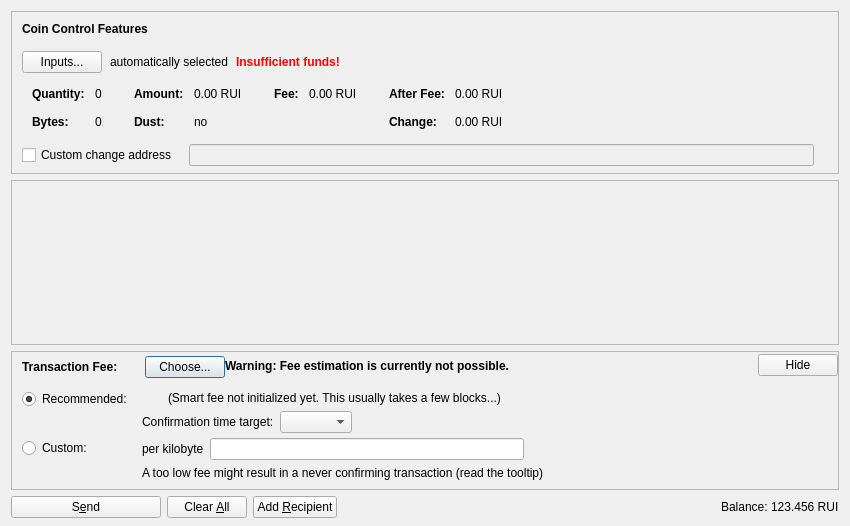
<?xml version="1.0" encoding="UTF-8"?>
<ui version="4.0">
 <class>SendCoinsDialog</class>
 <widget class="QDialog" name="SendCoinsDialog">
  <property name="geometry">
   <rect>
    <x>0</x>
    <y>0</y>
    <width>850</width>
    <height>526</height>
   </rect>
  </property>
  <property name="windowTitle">
   <string>Send Coins</string>
  </property>
  <layout class="QVBoxLayout" name="verticalLayout" stretch="0,1,0,0">
   <property name="bottomMargin">
    <number>8</number>
   </property>
   <item>
    <widget class="QFrame" name="frameCoinControl">
     <property name="sizePolicy">
      <sizepolicy hsizetype="Expanding" vsizetype="Expanding">
       <horstretch>0</horstretch>
       <verstretch>0</verstretch>
      </sizepolicy>
     </property>
     <property name="maximumSize">
      <size>
       <width>16777215</width>
       <height>16777215</height>
      </size>
     </property>
     <property name="frameShape">
      <enum>QFrame::StyledPanel</enum>
     </property>
     <property name="frameShadow">
      <enum>QFrame::Sunken</enum>
     </property>
     <layout class="QVBoxLayout" name="verticalLayoutCoinControl2">
      <property name="spacing">
       <number>0</number>
      </property>
      <property name="leftMargin">
       <number>0</number>
      </property>
      <property name="topMargin">
       <number>0</number>
      </property>
      <property name="rightMargin">
       <number>0</number>
      </property>
      <property name="bottomMargin">
       <number>6</number>
      </property>
      <item>
       <layout class="QVBoxLayout" name="verticalLayoutCoinControl" stretch="0,0,0,0,1">
        <property name="spacing">
         <number>0</number>
        </property>
        <property name="leftMargin">
         <number>10</number>
        </property>
        <property name="topMargin">
         <number>10</number>
        </property>
        <item>
         <layout class="QHBoxLayout" name="horizontalLayoutCoinControl1">
          <property name="bottomMargin">
           <number>15</number>
          </property>
          <item>
           <widget class="QLabel" name="labelCoinControlFeatures">
            <property name="sizePolicy">
             <sizepolicy hsizetype="Preferred" vsizetype="Maximum">
              <horstretch>0</horstretch>
              <verstretch>0</verstretch>
             </sizepolicy>
            </property>
            <property name="font">
             <font>
              <weight>75</weight>
              <bold>true</bold>
             </font>
            </property>
            <property name="styleSheet">
             <string notr="true">font-weight:bold;</string>
            </property>
            <property name="text">
             <string>Coin Control Features</string>
            </property>
           </widget>
          </item>
         </layout>
        </item>
        <item>
         <layout class="QHBoxLayout" name="horizontalLayoutCoinControl2" stretch="0,0,0,0">
          <property name="spacing">
           <number>8</number>
          </property>
          <property name="bottomMargin">
           <number>10</number>
          </property>
          <item>
           <widget class="QPushButton" name="pushButtonCoinControl">
            <property name="styleSheet">
             <string notr="true"/>
            </property>
            <property name="text">
             <string>Inputs...</string>
            </property>
            <property name="autoDefault">
             <bool>false</bool>
            </property>
           </widget>
          </item>
          <item>
           <widget class="QLabel" name="labelCoinControlAutomaticallySelected">
            <property name="text">
             <string>automatically selected</string>
            </property>
            <property name="margin">
             <number>5</number>
            </property>
           </widget>
          </item>
          <item>
           <widget class="QLabel" name="labelCoinControlInsuffFunds">
            <property name="font">
             <font>
              <weight>75</weight>
              <bold>true</bold>
             </font>
            </property>
            <property name="styleSheet">
             <string notr="true">color:red;font-weight:bold;</string>
            </property>
            <property name="text">
             <string>Insufficient funds!</string>
            </property>
            <property name="margin">
             <number>5</number>
            </property>
           </widget>
          </item>
          <item>
           <spacer name="horizontalSpacerCoinControl">
            <property name="orientation">
             <enum>Qt::Horizontal</enum>
            </property>
            <property name="sizeHint" stdset="0">
             <size>
              <width>40</width>
              <height>1</height>
             </size>
            </property>
           </spacer>
          </item>
         </layout>
        </item>
        <item>
         <widget class="QWidget" name="widgetCoinControl" native="true">
          <property name="sizePolicy">
           <sizepolicy hsizetype="Preferred" vsizetype="Preferred">
            <horstretch>0</horstretch>
            <verstretch>0</verstretch>
           </sizepolicy>
          </property>
          <property name="minimumSize">
           <size>
            <width>0</width>
            <height>0</height>
           </size>
          </property>
          <property name="styleSheet">
           <string notr="true"/>
          </property>
          <layout class="QHBoxLayout" name="horizontalLayoutCoinControl5">
           <property name="leftMargin">
            <number>0</number>
           </property>
           <property name="topMargin">
            <number>0</number>
           </property>
           <property name="rightMargin">
            <number>0</number>
           </property>
           <property name="bottomMargin">
            <number>0</number>
           </property>
           <item>
            <layout class="QHBoxLayout" name="horizontalLayoutCoinControl3" stretch="0,0,0,1">
             <property name="spacing">
              <number>20</number>
             </property>
             <property name="topMargin">
              <number>0</number>
             </property>
             <property name="bottomMargin">
              <number>10</number>
             </property>
             <item>
              <layout class="QFormLayout" name="formLayoutCoinControl1">
               <property name="horizontalSpacing">
                <number>10</number>
               </property>
               <property name="verticalSpacing">
                <number>14</number>
               </property>
               <property name="leftMargin">
                <number>10</number>
               </property>
               <property name="topMargin">
                <number>4</number>
               </property>
               <property name="rightMargin">
                <number>6</number>
               </property>
               <item row="0" column="0">
                <widget class="QLabel" name="labelCoinControlQuantityText">
                 <property name="font">
                  <font>
                   <weight>75</weight>
                   <bold>true</bold>
                  </font>
                 </property>
                 <property name="text">
                  <string>Quantity:</string>
                 </property>
                 <property name="margin">
                  <number>0</number>
                 </property>
                </widget>
               </item>
               <item row="0" column="1">
                <widget class="QLabel" name="labelCoinControlQuantity">
                 <property name="cursor">
                  <cursorShape>IBeamCursor</cursorShape>
                 </property>
                 <property name="contextMenuPolicy">
                  <enum>Qt::ActionsContextMenu</enum>
                 </property>
                 <property name="text">
                  <string notr="true">0</string>
                 </property>
                 <property name="margin">
                  <number>0</number>
                 </property>
                 <property name="textInteractionFlags">
                  <set>Qt::LinksAccessibleByMouse|Qt::TextSelectableByKeyboard|Qt::TextSelectableByMouse</set>
                 </property>
                </widget>
               </item>
               <item row="1" column="0">
                <widget class="QLabel" name="labelCoinControlBytesText">
                 <property name="font">
                  <font>
                   <weight>75</weight>
                   <bold>true</bold>
                  </font>
                 </property>
                 <property name="text">
                  <string>Bytes:</string>
                 </property>
                </widget>
               </item>
               <item row="1" column="1">
                <widget class="QLabel" name="labelCoinControlBytes">
                 <property name="cursor">
                  <cursorShape>IBeamCursor</cursorShape>
                 </property>
                 <property name="contextMenuPolicy">
                  <enum>Qt::ActionsContextMenu</enum>
                 </property>
                 <property name="text">
                  <string notr="true">0</string>
                 </property>
                 <property name="textInteractionFlags">
                  <set>Qt::LinksAccessibleByMouse|Qt::TextSelectableByKeyboard|Qt::TextSelectableByMouse</set>
                 </property>
                </widget>
               </item>
              </layout>
             </item>
             <item>
              <layout class="QFormLayout" name="formLayoutCoinControl2">
               <property name="horizontalSpacing">
                <number>10</number>
               </property>
               <property name="verticalSpacing">
                <number>14</number>
               </property>
               <property name="leftMargin">
                <number>6</number>
               </property>
               <property name="topMargin">
                <number>4</number>
               </property>
               <property name="rightMargin">
                <number>6</number>
               </property>
               <item row="0" column="0">
                <widget class="QLabel" name="labelCoinControlAmountText">
                 <property name="font">
                  <font>
                   <weight>75</weight>
                   <bold>true</bold>
                  </font>
                 </property>
                 <property name="text">
                  <string>Amount:</string>
                 </property>
                 <property name="margin">
                  <number>0</number>
                 </property>
                </widget>
               </item>
               <item row="0" column="1">
                <widget class="QLabel" name="labelCoinControlAmount">
                 <property name="cursor">
                  <cursorShape>IBeamCursor</cursorShape>
                 </property>
                 <property name="contextMenuPolicy">
                  <enum>Qt::ActionsContextMenu</enum>
                 </property>
                 <property name="text">
                  <string notr="true">0.00 RUI</string>
                 </property>
                 <property name="textInteractionFlags">
                  <set>Qt::LinksAccessibleByMouse|Qt::TextSelectableByKeyboard|Qt::TextSelectableByMouse</set>
                 </property>
                </widget>
               </item>
               <item row="1" column="0">
                <widget class="QLabel" name="labelCoinControlLowOutputText">
                 <property name="font">
                  <font>
                   <weight>75</weight>
                   <bold>true</bold>
                  </font>
                 </property>
                 <property name="text">
                  <string>Dust:</string>
                 </property>
                </widget>
               </item>
               <item row="1" column="1">
                <widget class="QLabel" name="labelCoinControlLowOutput">
                 <property name="cursor">
                  <cursorShape>IBeamCursor</cursorShape>
                 </property>
                 <property name="contextMenuPolicy">
                  <enum>Qt::ActionsContextMenu</enum>
                 </property>
                 <property name="text">
                  <string notr="true">no</string>
                 </property>
                 <property name="textInteractionFlags">
                  <set>Qt::LinksAccessibleByMouse|Qt::TextSelectableByKeyboard|Qt::TextSelectableByMouse</set>
                 </property>
                </widget>
               </item>
              </layout>
             </item>
             <item>
              <layout class="QFormLayout" name="formLayoutCoinControl3">
               <property name="horizontalSpacing">
                <number>10</number>
               </property>
               <property name="verticalSpacing">
                <number>14</number>
               </property>
               <property name="leftMargin">
                <number>6</number>
               </property>
               <property name="topMargin">
                <number>4</number>
               </property>
               <property name="rightMargin">
                <number>6</number>
               </property>
               <item row="0" column="0">
                <widget class="QLabel" name="labelCoinControlFeeText">
                 <property name="font">
                  <font>
                   <weight>75</weight>
                   <bold>true</bold>
                  </font>
                 </property>
                 <property name="text">
                  <string>Fee:</string>
                 </property>
                 <property name="margin">
                  <number>0</number>
                 </property>
                </widget>
               </item>
               <item row="0" column="1">
                <widget class="QLabel" name="labelCoinControlFee">
                 <property name="cursor">
                  <cursorShape>IBeamCursor</cursorShape>
                 </property>
                 <property name="contextMenuPolicy">
                  <enum>Qt::ActionsContextMenu</enum>
                 </property>
                 <property name="text">
                  <string notr="true">0.00 RUI</string>
                 </property>
                 <property name="textInteractionFlags">
                  <set>Qt::LinksAccessibleByMouse|Qt::TextSelectableByKeyboard|Qt::TextSelectableByMouse</set>
                 </property>
                </widget>
               </item>
              </layout>
             </item>
             <item>
              <layout class="QFormLayout" name="formLayoutCoinControl4">
               <property name="horizontalSpacing">
                <number>10</number>
               </property>
               <property name="verticalSpacing">
                <number>14</number>
               </property>
               <property name="leftMargin">
                <number>6</number>
               </property>
               <property name="topMargin">
                <number>4</number>
               </property>
               <property name="rightMargin">
                <number>6</number>
               </property>
               <item row="0" column="0">
                <widget class="QLabel" name="labelCoinControlAfterFeeText">
                 <property name="font">
                  <font>
                   <weight>75</weight>
                   <bold>true</bold>
                  </font>
                 </property>
                 <property name="text">
                  <string>After Fee:</string>
                 </property>
                 <property name="margin">
                  <number>0</number>
                 </property>
                </widget>
               </item>
               <item row="0" column="1">
                <widget class="QLabel" name="labelCoinControlAfterFee">
                 <property name="cursor">
                  <cursorShape>IBeamCursor</cursorShape>
                 </property>
                 <property name="contextMenuPolicy">
                  <enum>Qt::ActionsContextMenu</enum>
                 </property>
                 <property name="text">
                  <string notr="true">0.00 RUI</string>
                 </property>
                 <property name="textInteractionFlags">
                  <set>Qt::LinksAccessibleByMouse|Qt::TextSelectableByKeyboard|Qt::TextSelectableByMouse</set>
                 </property>
                </widget>
               </item>
               <item row="1" column="0">
                <widget class="QLabel" name="labelCoinControlChangeText">
                 <property name="font">
                  <font>
                   <weight>75</weight>
                   <bold>true</bold>
                  </font>
                 </property>
                 <property name="text">
                  <string>Change:</string>
                 </property>
                </widget>
               </item>
               <item row="1" column="1">
                <widget class="QLabel" name="labelCoinControlChange">
                 <property name="cursor">
                  <cursorShape>IBeamCursor</cursorShape>
                 </property>
                 <property name="contextMenuPolicy">
                  <enum>Qt::ActionsContextMenu</enum>
                 </property>
                 <property name="text">
                  <string notr="true">0.00 RUI</string>
                 </property>
                 <property name="textInteractionFlags">
                  <set>Qt::LinksAccessibleByMouse|Qt::TextSelectableByKeyboard|Qt::TextSelectableByMouse</set>
                 </property>
                </widget>
               </item>
              </layout>
             </item>
            </layout>
           </item>
          </layout>
         </widget>
        </item>
        <item>
         <layout class="QHBoxLayout" name="horizontalLayoutCoinControl4" stretch="0,0,0">
          <property name="spacing">
           <number>12</number>
          </property>
          <property name="sizeConstraint">
           <enum>QLayout::SetDefaultConstraint</enum>
          </property>
          <property name="topMargin">
           <number>5</number>
          </property>
          <property name="rightMargin">
           <number>5</number>
          </property>
          <item>
           <widget class="QCheckBox" name="checkBoxCoinControlChange">
            <property name="toolTip">
             <string>If this is activated, but the change address is empty or invalid, change will be sent to a newly generated address.</string>
            </property>
            <property name="text">
             <string>Custom change address</string>
            </property>
           </widget>
          </item>
          <item>
           <widget class="QValidatedLineEdit" name="lineEditCoinControlChange">
            <property name="enabled">
             <bool>false</bool>
            </property>
            <property name="sizePolicy">
             <sizepolicy hsizetype="Expanding" vsizetype="Fixed">
              <horstretch>0</horstretch>
              <verstretch>0</verstretch>
             </sizepolicy>
            </property>
           </widget>
          </item>
          <item>
           <widget class="QLabel" name="labelCoinControlChangeLabel">
            <property name="sizePolicy">
             <sizepolicy hsizetype="Preferred" vsizetype="Expanding">
              <horstretch>0</horstretch>
              <verstretch>0</verstretch>
             </sizepolicy>
            </property>
            <property name="minimumSize">
             <size>
              <width>0</width>
              <height>0</height>
             </size>
            </property>
            <property name="text">
             <string/>
            </property>
            <property name="margin">
             <number>3</number>
            </property>
           </widget>
          </item>
         </layout>
        </item>
        <item>
         <spacer name="verticalSpacerCoinControl">
          <property name="orientation">
           <enum>Qt::Vertical</enum>
          </property>
          <property name="sizeHint" stdset="0">
           <size>
            <width>800</width>
            <height>1</height>
           </size>
          </property>
         </spacer>
        </item>
       </layout>
      </item>
     </layout>
    </widget>
   </item>
   <item>
    <widget class="QScrollArea" name="scrollArea">
     <property name="widgetResizable">
      <bool>true</bool>
     </property>
     <widget class="QWidget" name="scrollAreaWidgetContents">
      <property name="geometry">
       <rect>
        <x>0</x>
        <y>0</y>
        <width>830</width>
        <height>104</height>
       </rect>
      </property>
      <layout class="QVBoxLayout" name="verticalLayout_2" stretch="0,1">
       <property name="leftMargin">
        <number>0</number>
       </property>
       <property name="topMargin">
        <number>0</number>
       </property>
       <property name="rightMargin">
        <number>0</number>
       </property>
       <property name="bottomMargin">
        <number>0</number>
       </property>
       <item>
        <layout class="QVBoxLayout" name="entries">
         <property name="spacing">
          <number>6</number>
         </property>
        </layout>
       </item>
       <item>
        <spacer name="verticalSpacer">
         <property name="orientation">
          <enum>Qt::Vertical</enum>
         </property>
         <property name="sizeHint" stdset="0">
          <size>
           <width>20</width>
           <height>40</height>
          </size>
         </property>
        </spacer>
       </item>
      </layout>
     </widget>
    </widget>
   </item>
   <item>
    <widget class="QFrame" name="frameFee">
     <property name="sizePolicy">
      <sizepolicy hsizetype="Expanding" vsizetype="Expanding">
       <horstretch>0</horstretch>
       <verstretch>0</verstretch>
      </sizepolicy>
     </property>
     <property name="maximumSize">
      <size>
       <width>16777215</width>
       <height>16777215</height>
      </size>
     </property>
     <property name="frameShape">
      <enum>QFrame::StyledPanel</enum>
     </property>
     <property name="frameShadow">
      <enum>QFrame::Sunken</enum>
     </property>
     <layout class="QVBoxLayout" name="verticalLayoutFee1">
      <property name="spacing">
       <number>0</number>
      </property>
      <property name="leftMargin">
       <number>0</number>
      </property>
      <property name="topMargin">
       <number>0</number>
      </property>
      <property name="rightMargin">
       <number>0</number>
      </property>
      <property name="bottomMargin">
       <number>0</number>
      </property>
      <item>
       <layout class="QVBoxLayout" name="verticalLayoutFee2" stretch="0,0,0">
        <property name="spacing">
         <number>0</number>
        </property>
        <property name="leftMargin">
         <number>10</number>
        </property>
        <property name="topMargin">
         <number>0</number>
        </property>
        <item>
         <layout class="QHBoxLayout" name="horizontalLayoutFee1">
          <property name="bottomMargin">
           <number>0</number>
          </property>
          <item>
           <layout class="QVBoxLayout" name="verticalLayoutFee7">
            <property name="spacing">
             <number>0</number>
            </property>
            <item>
             <spacer name="verticalSpacerSmartFee">
              <property name="orientation">
               <enum>Qt::Vertical</enum>
              </property>
              <property name="sizeType">
               <enum>QSizePolicy::Fixed</enum>
              </property>
              <property name="sizeHint" stdset="0">
               <size>
                <width>1</width>
                <height>4</height>
               </size>
              </property>
             </spacer>
            </item>
            <item>
             <layout class="QHBoxLayout" name="horizontalLayoutSmartFee">
              <property name="spacing">
               <number>10</number>
              </property>
              <item>
               <widget class="QLabel" name="labelFeeHeadline">
                <property name="sizePolicy">
                 <sizepolicy hsizetype="Preferred" vsizetype="Maximum">
                  <horstretch>0</horstretch>
                  <verstretch>0</verstretch>
                 </sizepolicy>
                </property>
                <property name="font">
                 <font>
                  <weight>75</weight>
                  <bold>true</bold>
                 </font>
                </property>
                <property name="styleSheet">
                 <string notr="true">font-weight:bold;</string>
                </property>
                <property name="text">
                 <string>Transaction Fee:</string>
                </property>
               </widget>
              </item>
              <item>
               <widget class="QLabel" name="labelFeeMinimized">
                <property name="text">
                 <string/>
                </property>
               </widget>
              </item>
              <item>
               <widget class="QPushButton" name="buttonChooseFee">
                <property name="text">
                 <string>Choose...</string>
                </property>
               </widget>
              </item>
             </layout>
            </item>
            <item>
             <spacer name="verticalSpacer_5">
              <property name="orientation">
               <enum>Qt::Vertical</enum>
              </property>
              <property name="sizeHint" stdset="0">
               <size>
                <width>1</width>
                <height>1</height>
               </size>
              </property>
             </spacer>
            </item>
           </layout>
          </item>
          <item>
           <widget class="QLabel" name="fallbackFeeWarningLabel">
            <property name="toolTip">
             <string>Using the fallbackfee can result in sending a transaction that will take several hours or days (or never) to confirm. Consider choosing your fee manually or wait until you have validated the complete chain.</string>
            </property>
            <property name="font">
            <font>
                <weight>75</weight>
                <bold>true</bold>
            </font>
            </property>
            <property name="text">
             <string>Warning: Fee estimation is currently not possible.</string>
            </property>
            <property name="wordWrap">
             <bool>false</bool>
            </property>
           </widget>
          </item>
          <item>
           <spacer name="horizontalSpacer_4">
            <property name="orientation">
             <enum>Qt::Horizontal</enum>
            </property>
            <property name="sizeType">
             <enum>QSizePolicy::MinimumExpanding</enum>
            </property>
            <property name="sizeHint" stdset="0">
             <size>
              <width>40</width>
              <height>20</height>
             </size>
            </property>
           </spacer>
          </item>
          <item>
           <widget class="QPushButton" name="buttonMinimizeFee">
            <property name="toolTip">
             <string>collapse fee-settings</string>
            </property>
            <property name="text">
             <string>Hide</string>
            </property>
           </widget>
          </item>
         </layout>
        </item>
        <item>
         <widget class="QFrame" name="frameFeeSelection">
          <layout class="QVBoxLayout" name="verticalLayoutFee12">
           <property name="spacing">
            <number>0</number>
           </property>
           <property name="leftMargin">
            <number>0</number>
           </property>
           <property name="topMargin">
            <number>0</number>
           </property>
           <property name="rightMargin">
            <number>0</number>
           </property>
           <property name="bottomMargin">
            <number>0</number>
           </property>
           <item>
            <layout class="QGridLayout" name="gridLayoutFee">
             <property name="topMargin">
              <number>10</number>
             </property>
             <property name="bottomMargin">
              <number>4</number>
             </property>
             <property name="horizontalSpacing">
              <number>10</number>
             </property>
             <property name="verticalSpacing">
              <number>4</number>
             </property>
             <item row="1" column="1">
              <layout class="QVBoxLayout" name="verticalLayoutFee8">
               <property name="spacing">
                <number>6</number>
               </property>
               <item>
                <layout class="QHBoxLayout" name="horizontalLayoutFee13">
                 <item>
                  <widget class="QLabel" name="labelCustomPerKilobyte">
                   <property name="toolTip">
                    <string>Specify a custom fee per kB (1,000 bytes) of the transaction's virtual size.

Note:  Since the fee is calculated on a per-byte basis, a fee of "100 satoshis per kB" for a transaction size of 500 bytes (half of 1 kB) would ultimately yield a fee of only 50 satoshis.</string>
                   </property>
                   <property name="text">
                    <string>per kilobyte</string>
                   </property>
                  </widget>
                 </item>
                 <item>
                  <widget class="BitcoinAmountField" name="customFee"/>
                 </item>
                 <item>
                  <spacer name="horizontalSpacer_6">
                   <property name="orientation">
                    <enum>Qt::Horizontal</enum>
                   </property>
                   <property name="sizeHint" stdset="0">
                    <size>
                     <width>1</width>
                     <height>1</height>
                    </size>
                   </property>
                  </spacer>
                 </item>
                </layout>
               </item>
               <item>
                <layout class="QHBoxLayout" name="horizontalLayoutFee8">
                 <item>
                  <widget class="QLabel" name="labelCustomFeeWarning">
                   <property name="enabled">
                    <bool>true</bool>
                   </property>
                   <property name="toolTip">
                    <string>When there is less transaction volume than space in the blocks, miners as well as relaying nodes may enforce a minimum fee. Paying only this minimum fee is just fine, but be aware that this can result in a never confirming transaction once there is more demand for ruicoin transactions than the network can process.</string>
                   </property>
                   <property name="text">
                    <string>A too low fee might result in a never confirming transaction (read the tooltip)</string>
                   </property>
                  </widget>
                 </item>
                 <item>
                  <spacer name="horizontalSpacer_2">
                   <property name="orientation">
                    <enum>Qt::Horizontal</enum>
                   </property>
                   <property name="sizeHint" stdset="0">
                    <size>
                     <width>1</width>
                     <height>1</height>
                    </size>
                   </property>
                  </spacer>
                 </item>
                </layout>
               </item>
              </layout>
             </item>
             <item row="0" column="0">
              <layout class="QVBoxLayout" name="verticalLayoutFee4" stretch="0,1">
               <item>
                <widget class="QRadioButton" name="radioSmartFee">
                 <property name="text">
                  <string>Recommended:</string>
                 </property>
                 <property name="checked">
                  <bool>true</bool>
                 </property>
                 <attribute name="buttonGroup">
                  <string notr="true">groupFee</string>
                 </attribute>
                </widget>
               </item>
               <item>
                <spacer name="verticalSpacer_2">
                 <property name="orientation">
                  <enum>Qt::Vertical</enum>
                 </property>
                 <property name="sizeHint" stdset="0">
                  <size>
                   <width>1</width>
                   <height>1</height>
                  </size>
                 </property>
                </spacer>
               </item>
              </layout>
             </item>
             <item row="1" column="0">
              <layout class="QVBoxLayout" name="verticalLayoutFee9" stretch="0,1">
               <item>
                <widget class="QRadioButton" name="radioCustomFee">
                 <property name="text">
                  <string>Custom:</string>
                 </property>
                 <attribute name="buttonGroup">
                  <string notr="true">groupFee</string>
                 </attribute>
                </widget>
               </item>
               <item>
                <spacer name="verticalSpacer_6">
                 <property name="orientation">
                  <enum>Qt::Vertical</enum>
                 </property>
                 <property name="sizeHint" stdset="0">
                  <size>
                   <width>1</width>
                   <height>1</height>
                  </size>
                 </property>
                </spacer>
               </item>
              </layout>
             </item>
             <item row="0" column="1">
              <layout class="QVBoxLayout" name="verticalLayoutFee3" stretch="0,0,1">
               <property name="spacing">
                <number>6</number>
               </property>
               <property name="topMargin">
                <number>2</number>
               </property>
               <item>
                <layout class="QHBoxLayout" name="horizontalLayoutFee12">
                 <item>
                  <widget class="QLabel" name="labelSmartFee">
                   <property name="text">
                    <string/>
                   </property>
                  </widget>
                 </item>
                 <item>
                  <widget class="QLabel" name="labelFeeEstimation">
                   <property name="text">
                    <string/>
                   </property>
                  </widget>
                 </item>
                 <item>
                  <widget class="QLabel" name="labelSmartFee2">
                   <property name="text">
                    <string>(Smart fee not initialized yet. This usually takes a few blocks...)</string>
                   </property>
                  </widget>
                 </item>
                 <item>
                  <spacer name="horizontalSpacer_5">
                   <property name="orientation">
                    <enum>Qt::Horizontal</enum>
                   </property>
                   <property name="sizeHint" stdset="0">
                    <size>
                     <width>1</width>
                     <height>1</height>
                    </size>
                   </property>
                  </spacer>
                 </item>
                </layout>
               </item>
               <item>
                <layout class="QHBoxLayout" name="horizontalLayoutFee9">
                 <item>
                  <layout class="QVBoxLayout" name="verticalLayoutFee6">
                   <item>
                    <widget class="QLabel" name="labelSmartFee3">
                     <property name="text">
                      <string>Confirmation time target:</string>
                     </property>
                    </widget>
                   </item>
                  </layout>
                 </item>
                 <item>
                  <layout class="QVBoxLayout" name="verticalLayoutFee5">
                   <property name="rightMargin">
                    <number>30</number>
                   </property>
                   <item>
                    <layout class="QHBoxLayout" name="horizontalLayoutConfTarget">
                     <property name="bottomMargin">
                      <number>0</number>
                     </property>
                     <item>
                      <widget class="QComboBox" name="confTargetSelector"/>
                     </item>
                     <item>
                      <spacer name="horizontalSpacerConfTarget">
                       <property name="orientation">
                        <enum>Qt::Horizontal</enum>
                       </property>
                       <property name="sizeHint" stdset="0">
                        <size>
                         <width>40</width>
                         <height>20</height>
                        </size>
                       </property>
                      </spacer>
                     </item>
                    </layout>
                   </item>
                  </layout>
                 </item>
                </layout>
               </item>
               <item>
                <spacer name="verticalSpacer_4">
                 <property name="orientation">
                  <enum>Qt::Vertical</enum>
                 </property>
                 <property name="sizeHint" stdset="0">
                  <size>
                   <width>1</width>
                   <height>1</height>
                  </size>
                 </property>
                </spacer>
               </item>
              </layout>
             </item>
            </layout>
           </item>
          </layout>
         </widget>
        </item>
        <item>
         <spacer name="verticalSpacerFee">
          <property name="orientation">
           <enum>Qt::Vertical</enum>
          </property>
          <property name="sizeHint" stdset="0">
           <size>
            <width>40</width>
            <height>5</height>
           </size>
          </property>
         </spacer>
        </item>
       </layout>
      </item>
     </layout>
    </widget>
   </item>
   <item>
    <layout class="QHBoxLayout" name="horizontalLayout">
     <item>
      <widget class="QPushButton" name="sendButton">
       <property name="minimumSize">
        <size>
         <width>150</width>
         <height>0</height>
        </size>
       </property>
       <property name="toolTip">
        <string>Confirm the send action</string>
       </property>
       <property name="text">
        <string>S&amp;end</string>
       </property>
       <property name="icon">
        <iconset resource="../bitcoin.qrc">
         <normaloff>:/icons/send</normaloff>:/icons/send</iconset>
       </property>
       <property name="autoDefault">
        <bool>false</bool>
       </property>
       <property name="default">
        <bool>false</bool>
       </property>
      </widget>
     </item>
     <item>
      <widget class="QPushButton" name="clearButton">
       <property name="sizePolicy">
        <sizepolicy hsizetype="Minimum" vsizetype="Fixed">
         <horstretch>0</horstretch>
         <verstretch>0</verstretch>
        </sizepolicy>
       </property>
       <property name="toolTip">
        <string>Clear all fields of the form.</string>
       </property>
       <property name="text">
        <string>Clear &amp;All</string>
       </property>
       <property name="icon">
        <iconset resource="../bitcoin.qrc">
         <normaloff>:/icons/remove</normaloff>:/icons/remove</iconset>
       </property>
       <property name="autoDefault">
        <bool>false</bool>
       </property>
      </widget>
     </item>
     <item>
      <widget class="QPushButton" name="addButton">
       <property name="toolTip">
        <string>Send to multiple recipients at once</string>
       </property>
       <property name="text">
        <string>Add &amp;Recipient</string>
       </property>
       <property name="icon">
        <iconset resource="../bitcoin.qrc">
         <normaloff>:/icons/add</normaloff>:/icons/add</iconset>
       </property>
       <property name="autoDefault">
        <bool>false</bool>
       </property>
      </widget>
     </item>
     <item>
      <spacer name="horizontalSpacer">
       <property name="orientation">
        <enum>Qt::Horizontal</enum>
       </property>
       <property name="sizeHint" stdset="0">
        <size>
         <width>40</width>
         <height>20</height>
        </size>
       </property>
      </spacer>
     </item>
     <item>
      <layout class="QHBoxLayout" name="horizontalLayout_2">
       <property name="spacing">
        <number>3</number>
       </property>
       <item>
        <widget class="QLabel" name="label">
         <property name="sizePolicy">
          <sizepolicy hsizetype="Preferred" vsizetype="Fixed">
           <horstretch>0</horstretch>
           <verstretch>0</verstretch>
          </sizepolicy>
         </property>
         <property name="text">
          <string>Balance:</string>
         </property>
        </widget>
       </item>
       <item>
        <widget class="QLabel" name="labelBalance">
         <property name="sizePolicy">
          <sizepolicy hsizetype="Preferred" vsizetype="Fixed">
           <horstretch>0</horstretch>
           <verstretch>0</verstretch>
          </sizepolicy>
         </property>
         <property name="cursor">
          <cursorShape>IBeamCursor</cursorShape>
         </property>
         <property name="text">
          <string notr="true">123.456 RUI</string>
         </property>
         <property name="textInteractionFlags">
          <set>Qt::LinksAccessibleByMouse|Qt::TextSelectableByKeyboard|Qt::TextSelectableByMouse</set>
         </property>
        </widget>
       </item>
      </layout>
     </item>
    </layout>
   </item>
  </layout>
 </widget>
 <customwidgets>
  <customwidget>
   <class>QValidatedLineEdit</class>
   <extends>QLineEdit</extends>
   <header>qt/qvalidatedlineedit.h</header>
  </customwidget>
  <customwidget>
   <class>BitcoinAmountField</class>
   <extends>QLineEdit</extends>
   <header>qt/bitcoinamountfield.h</header>
   <container>1</container>
  </customwidget>
 </customwidgets>
 <resources>
  <include location="../bitcoin.qrc"/>
 </resources>
 <connections/>
 <buttongroups>
  <buttongroup name="groupFee"/>
 </buttongroups>
</ui>
